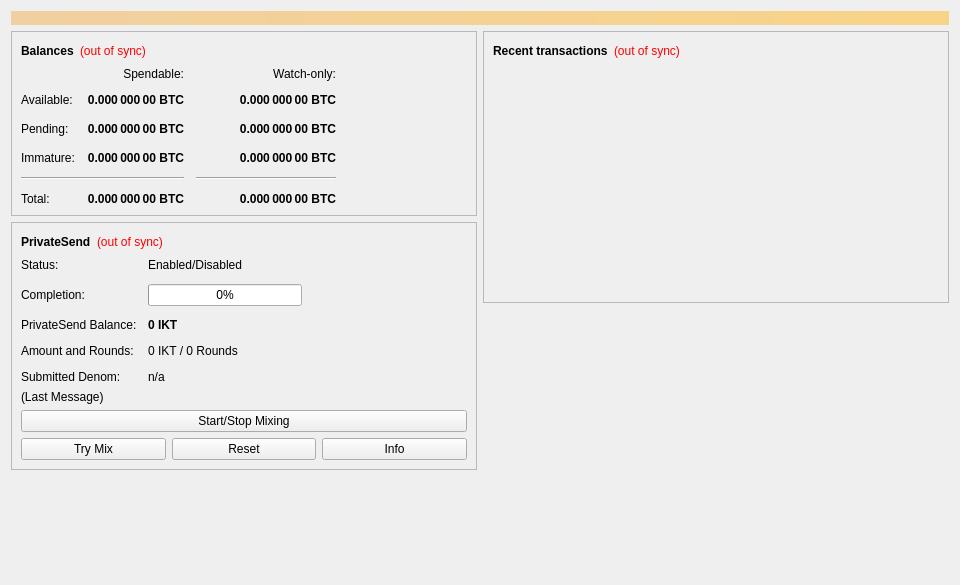
<?xml version="1.0" encoding="UTF-8"?>
<ui version="4.0">
 <class>OverviewPage</class>
 <widget class="QWidget" name="OverviewPage">
  <property name="geometry">
   <rect>
    <x>0</x>
    <y>0</y>
    <width>960</width>
    <height>585</height>
   </rect>
  </property>
  <property name="minimumSize">
   <size>
    <width>960</width>
    <height>0</height>
   </size>
  </property>
  <property name="windowTitle">
   <string>Form</string>
  </property>
  <layout class="QVBoxLayout" name="topLayout">
   <item>
    <widget class="QLabel" name="labelAlerts">
     <property name="visible">
      <bool>false</bool>
     </property>
     <property name="styleSheet">
      <string notr="true">background-color: qlineargradient(x1: 0, y1: 0, x2: 1, y2: 0, stop:0 #F0D0A0, stop:1 #F8D488); color:#000000;</string>
     </property>
     <property name="wordWrap">
      <bool>true</bool>
     </property>
     <property name="margin">
      <number>3</number>
     </property>
    </widget>
   </item>
   <item>
    <layout class="QHBoxLayout" name="horizontalLayout" stretch="1,1">
     <item>
      <layout class="QVBoxLayout" name="verticalLayout_2">
       <item>
        <widget class="QFrame" name="frame">
         <property name="frameShape">
          <enum>QFrame::StyledPanel</enum>
         </property>
         <property name="frameShadow">
          <enum>QFrame::Raised</enum>
         </property>
         <layout class="QVBoxLayout" name="verticalLayout_4">
          <item>
           <layout class="QHBoxLayout" name="horizontalLayout_4">
            <item>
             <widget class="QLabel" name="label_5">
              <property name="font">
               <font>
                <weight>75</weight>
                <bold>true</bold>
               </font>
              </property>
              <property name="text">
               <string>Balances</string>
              </property>
             </widget>
            </item>
            <item>
             <widget class="QLabel" name="labelWalletStatus">
              <property name="toolTip">
               <string>The displayed information may be out of date. Your wallet automatically synchronizes with the Innoket network after a connection is established, but this process has not completed yet.</string>
              </property>
              <property name="styleSheet">
               <string notr="true">QLabel { color: red; }</string>
              </property>
              <property name="text">
               <string notr="true">(out of sync)</string>
              </property>
              <property name="alignment">
               <set>Qt::AlignLeading|Qt::AlignLeft|Qt::AlignVCenter</set>
              </property>
             </widget>
            </item>
            <item>
             <spacer name="horizontalSpacer_3">
              <property name="orientation">
               <enum>Qt::Horizontal</enum>
              </property>
              <property name="sizeHint" stdset="0">
               <size>
                <width>40</width>
                <height>20</height>
               </size>
              </property>
             </spacer>
            </item>
           </layout>
          </item>
          <item>
           <layout class="QGridLayout" name="gridLayout">
            <property name="spacing">
             <number>12</number>
            </property>
            <item row="2" column="2">
             <widget class="QLabel" name="labelWatchPending">
              <property name="font">
               <font>
                <weight>75</weight>
                <bold>true</bold>
               </font>
              </property>
              <property name="cursor">
               <cursorShape>IBeamCursor</cursorShape>
              </property>
              <property name="toolTip">
               <string>Unconfirmed transactions to watch-only addresses</string>
              </property>
              <property name="text">
               <string notr="true">0.000 000 00 BTC</string>
              </property>
              <property name="alignment">
               <set>Qt::AlignRight|Qt::AlignTrailing|Qt::AlignVCenter</set>
              </property>
              <property name="textInteractionFlags">
               <set>Qt::LinksAccessibleByMouse|Qt::TextSelectableByKeyboard|Qt::TextSelectableByMouse</set>
              </property>
             </widget>
            </item>
            <item row="2" column="1">
             <widget class="QLabel" name="labelUnconfirmed">
              <property name="font">
               <font>
                <weight>75</weight>
                <bold>true</bold>
               </font>
              </property>
              <property name="cursor">
               <cursorShape>IBeamCursor</cursorShape>
              </property>
              <property name="toolTip">
               <string>Total of transactions that have yet to be confirmed, and do not yet count toward the spendable balance</string>
              </property>
              <property name="text">
               <string notr="true">0.000 000 00 BTC</string>
              </property>
              <property name="alignment">
               <set>Qt::AlignRight|Qt::AlignTrailing|Qt::AlignVCenter</set>
              </property>
              <property name="textInteractionFlags">
               <set>Qt::LinksAccessibleByMouse|Qt::TextSelectableByKeyboard|Qt::TextSelectableByMouse</set>
              </property>
             </widget>
            </item>
            <item row="3" column="2">
             <widget class="QLabel" name="labelWatchImmature">
              <property name="font">
               <font>
                <weight>75</weight>
                <bold>true</bold>
               </font>
              </property>
              <property name="cursor">
               <cursorShape>IBeamCursor</cursorShape>
              </property>
              <property name="toolTip">
               <string>Mined balance in watch-only addresses that has not yet matured</string>
              </property>
              <property name="text">
               <string notr="true">0.000 000 00 BTC</string>
              </property>
              <property name="alignment">
               <set>Qt::AlignRight|Qt::AlignTrailing|Qt::AlignVCenter</set>
              </property>
              <property name="textInteractionFlags">
               <set>Qt::LinksAccessibleByMouse|Qt::TextSelectableByKeyboard|Qt::TextSelectableByMouse</set>
              </property>
             </widget>
            </item>
            <item row="4" column="0" colspan="2">
             <widget class="Line" name="lineSpendableBalance">
              <property name="orientation">
               <enum>Qt::Horizontal</enum>
              </property>
             </widget>
            </item>
            <item row="4" column="2">
             <widget class="Line" name="lineWatchBalance">
              <property name="sizePolicy">
               <sizepolicy hsizetype="Preferred" vsizetype="Fixed">
                <horstretch>0</horstretch>
                <verstretch>0</verstretch>
               </sizepolicy>
              </property>
              <property name="minimumSize">
               <size>
                <width>140</width>
                <height>0</height>
               </size>
              </property>
              <property name="orientation">
               <enum>Qt::Horizontal</enum>
              </property>
             </widget>
            </item>
            <item row="5" column="0">
             <widget class="QLabel" name="labelTotalText">
              <property name="text">
               <string>Total:</string>
              </property>
             </widget>
            </item>
            <item row="3" column="1">
             <widget class="QLabel" name="labelImmature">
              <property name="font">
               <font>
                <weight>75</weight>
                <bold>true</bold>
               </font>
              </property>
              <property name="cursor">
               <cursorShape>IBeamCursor</cursorShape>
              </property>
              <property name="toolTip">
               <string>Mined balance that has not yet matured</string>
              </property>
              <property name="text">
               <string notr="true">0.000 000 00 BTC</string>
              </property>
              <property name="alignment">
               <set>Qt::AlignRight|Qt::AlignTrailing|Qt::AlignVCenter</set>
              </property>
              <property name="textInteractionFlags">
               <set>Qt::LinksAccessibleByMouse|Qt::TextSelectableByKeyboard|Qt::TextSelectableByMouse</set>
              </property>
             </widget>
            </item>
            <item row="2" column="3">
             <spacer name="horizontalSpacer_2">
              <property name="orientation">
               <enum>Qt::Horizontal</enum>
              </property>
              <property name="sizeHint" stdset="0">
               <size>
                <width>40</width>
                <height>20</height>
               </size>
              </property>
             </spacer>
            </item>
            <item row="3" column="0">
             <widget class="QLabel" name="labelImmatureText">
              <property name="text">
               <string>Immature:</string>
              </property>
             </widget>
            </item>
            <item row="5" column="1">
             <widget class="QLabel" name="labelTotal">
              <property name="font">
               <font>
                <weight>75</weight>
                <bold>true</bold>
               </font>
              </property>
              <property name="cursor">
               <cursorShape>IBeamCursor</cursorShape>
              </property>
              <property name="toolTip">
               <string>Your current total balance</string>
              </property>
              <property name="text">
               <string notr="true">0.000 000 00 BTC</string>
              </property>
              <property name="alignment">
               <set>Qt::AlignRight|Qt::AlignTrailing|Qt::AlignVCenter</set>
              </property>
              <property name="textInteractionFlags">
               <set>Qt::LinksAccessibleByMouse|Qt::TextSelectableByKeyboard|Qt::TextSelectableByMouse</set>
              </property>
             </widget>
            </item>
            <item row="5" column="2">
             <widget class="QLabel" name="labelWatchTotal">
              <property name="font">
               <font>
                <weight>75</weight>
                <bold>true</bold>
               </font>
              </property>
              <property name="cursor">
               <cursorShape>IBeamCursor</cursorShape>
              </property>
              <property name="toolTip">
               <string>Current total balance in watch-only addresses</string>
              </property>
              <property name="text">
               <string notr="true">0.000 000 00 BTC</string>
              </property>
              <property name="alignment">
               <set>Qt::AlignRight|Qt::AlignTrailing|Qt::AlignVCenter</set>
              </property>
              <property name="textInteractionFlags">
               <set>Qt::LinksAccessibleByMouse|Qt::TextSelectableByKeyboard|Qt::TextSelectableByMouse</set>
              </property>
             </widget>
            </item>
            <item row="0" column="2">
             <widget class="QLabel" name="labelWatchonly">
              <property name="text">
               <string>Watch-only:</string>
              </property>
              <property name="alignment">
               <set>Qt::AlignRight|Qt::AlignTrailing|Qt::AlignVCenter</set>
              </property>
             </widget>
            </item>
            <item row="1" column="0">
             <widget class="QLabel" name="labelBalanceText">
              <property name="text">
               <string>Available:</string>
              </property>
             </widget>
            </item>
            <item row="1" column="1">
             <widget class="QLabel" name="labelBalance">
              <property name="font">
               <font>
                <weight>75</weight>
                <bold>true</bold>
               </font>
              </property>
              <property name="cursor">
               <cursorShape>IBeamCursor</cursorShape>
              </property>
              <property name="toolTip">
               <string>Your current spendable balance</string>
              </property>
              <property name="text">
               <string notr="true">0.000 000 00 BTC</string>
              </property>
              <property name="alignment">
               <set>Qt::AlignRight|Qt::AlignTrailing|Qt::AlignVCenter</set>
              </property>
              <property name="textInteractionFlags">
               <set>Qt::LinksAccessibleByMouse|Qt::TextSelectableByKeyboard|Qt::TextSelectableByMouse</set>
              </property>
             </widget>
            </item>
            <item row="1" column="2">
             <widget class="QLabel" name="labelWatchAvailable">
              <property name="font">
               <font>
                <weight>75</weight>
                <bold>true</bold>
               </font>
              </property>
              <property name="cursor">
               <cursorShape>IBeamCursor</cursorShape>
              </property>
              <property name="toolTip">
               <string>Your current balance in watch-only addresses</string>
              </property>
              <property name="text">
               <string notr="true">0.000 000 00 BTC</string>
              </property>
              <property name="alignment">
               <set>Qt::AlignRight|Qt::AlignTrailing|Qt::AlignVCenter</set>
              </property>
              <property name="textInteractionFlags">
               <set>Qt::LinksAccessibleByMouse|Qt::TextSelectableByKeyboard|Qt::TextSelectableByMouse</set>
              </property>
             </widget>
            </item>
            <item row="2" column="0">
             <widget class="QLabel" name="labelPendingText">
              <property name="text">
               <string>Pending:</string>
              </property>
             </widget>
            </item>
            <item row="0" column="1">
             <widget class="QLabel" name="labelSpendable">
              <property name="text">
               <string>Spendable:</string>
              </property>
              <property name="alignment">
               <set>Qt::AlignRight|Qt::AlignTrailing|Qt::AlignVCenter</set>
              </property>
             </widget>
            </item>
           </layout>
          </item>
         </layout>
        </widget>
       </item>
       <item>
        <widget class="QFrame" name="framePrivateSend">
         <property name="layoutDirection">
          <enum>Qt::LeftToRight</enum>
         </property>
         <property name="frameShape">
          <enum>QFrame::StyledPanel</enum>
         </property>
         <property name="frameShadow">
          <enum>QFrame::Raised</enum>
         </property>
         <layout class="QVBoxLayout" name="VerticalLayout_PS1">
          <item>
           <layout class="QHBoxLayout" name="horizontalLayout_5">
            <item>
             <widget class="QLabel" name="labelPrivateSendHeader">
              <property name="font">
               <font>
                <weight>75</weight>
                <bold>true</bold>
               </font>
              </property>
              <property name="text">
               <string>PrivateSend</string>
              </property>
             </widget>
            </item>
            <item>
             <widget class="QLabel" name="labelPrivateSendSyncStatus">
              <property name="toolTip">
               <string>The displayed information may be out of date. Your wallet automatically synchronizes with the Innoket network after a connection is established, but this process has not completed yet.</string>
              </property>
              <property name="styleSheet">
               <string notr="true">QLabel { color: red; }</string>
              </property>
              <property name="text">
               <string notr="true">(out of sync)</string>
              </property>
              <property name="alignment">
               <set>Qt::AlignLeading|Qt::AlignLeft|Qt::AlignVCenter</set>
              </property>
             </widget>
            </item>
            <item>
             <spacer name="horizontalSpacer_4">
              <property name="orientation">
               <enum>Qt::Horizontal</enum>
              </property>
              <property name="sizeHint" stdset="0">
               <size>
                <width>40</width>
                <height>20</height>
               </size>
              </property>
             </spacer>
            </item>
           </layout>
          </item>
          <item>
           <layout class="QFormLayout" name="privateSendFormLayout">
            <property name="fieldGrowthPolicy">
             <enum>QFormLayout::AllNonFixedFieldsGrow</enum>
            </property>
            <property name="horizontalSpacing">
             <number>11</number>
            </property>
            <property name="verticalSpacing">
             <number>12</number>
            </property>
            <item row="0" column="0">
             <widget class="QLabel" name="labelPrivateSendEnabledText">
              <property name="text">
               <string>Status:</string>
              </property>
             </widget>
            </item>
            <item row="0" column="1">
             <widget class="QLabel" name="labelPrivateSendEnabled">
              <property name="text">
               <string>Enabled/Disabled</string>
              </property>
             </widget>
            </item>
            <item row="1" column="0">
             <widget class="QLabel" name="labelCompletitionText">
              <property name="text">
               <string>Completion:</string>
              </property>
             </widget>
            </item>
            <item row="1" column="1">
             <widget class="QProgressBar" name="privateSendProgress">
              <property name="maximumSize">
               <size>
                <width>154</width>
                <height>16777215</height>
               </size>
              </property>
              <property name="value">
               <number>0</number>
              </property>
             </widget>
            </item>
            <item row="2" column="0">
             <widget class="QLabel" name="labelAnonymizedText">
              <property name="text">
               <string>PrivateSend Balance:</string>
              </property>
             </widget>
            </item>
            <item row="2" column="1">
             <widget class="QLabel" name="labelAnonymized">
              <property name="font">
               <font>
                <weight>75</weight>
                <bold>true</bold>
               </font>
              </property>
              <property name="text">
               <string notr="true">0 IKT</string>
              </property>
             </widget>
            </item>
            <item row="3" column="0">
             <widget class="QLabel" name="labelAmountAndRoundsText">
              <property name="text">
               <string>Amount and Rounds:</string>
              </property>
             </widget>
            </item>
            <item row="3" column="1">
             <widget class="QLabel" name="labelAmountRounds">
              <property name="text">
               <string>0 IKT / 0 Rounds</string>
              </property>
             </widget>
            </item>
            <item row="4" column="0">
             <widget class="QLabel" name="labelSubmittedDenomText">
              <property name="text">
               <string>Submitted Denom:</string>
              </property>
             </widget>
            </item>
            <item row="4" column="1">
             <widget class="QLabel" name="labelSubmittedDenom">
              <property name="toolTip">
               <string>The denominations you submitted to the Masternode.&lt;br&gt;To mix, other users must submit the exact same denominations.</string>
              </property>
              <property name="text">
               <string>n/a</string>
              </property>
             </widget>
            </item>
           </layout>
          </item>
          <item>
           <layout class="QVBoxLayout" name="VerticalLayout_PS">
            <item>
             <widget class="QLabel" name="labelPrivateSendLastMessage">
              <property name="text">
               <string>(Last Message)</string>
              </property>
              <property name="alignment">
               <set>Qt::AlignLeading|Qt::AlignLeft|Qt::AlignTop</set>
              </property>
              <property name="wordWrap">
               <bool>true</bool>
              </property>
             </widget>
            </item>
            <item>
             <widget class="QPushButton" name="togglePrivateSend">
              <property name="sizePolicy">
               <sizepolicy hsizetype="MinimumExpanding" vsizetype="Fixed">
                <horstretch>0</horstretch>
                <verstretch>0</verstretch>
               </sizepolicy>
              </property>
              <property name="text">
               <string>Start/Stop Mixing</string>
              </property>
             </widget>
            </item>
            <item>
             <layout class="QHBoxLayout" name="horizontalLayout_debugbuttons">
              <item>
               <widget class="QPushButton" name="privateSendAuto">
                <property name="sizePolicy">
                 <sizepolicy hsizetype="MinimumExpanding" vsizetype="Fixed">
                  <horstretch>0</horstretch>
                  <verstretch>0</verstretch>
                 </sizepolicy>
                </property>
                <property name="toolTip">
                 <string>Try to manually submit a PrivateSend request.</string>
                </property>
                <property name="text">
                 <string>Try Mix</string>
                </property>
               </widget>
              </item>
              <item>
               <widget class="QPushButton" name="privateSendReset">
                <property name="sizePolicy">
                 <sizepolicy hsizetype="MinimumExpanding" vsizetype="Fixed">
                  <horstretch>0</horstretch>
                  <verstretch>0</verstretch>
                 </sizepolicy>
                </property>
                <property name="toolTip">
                 <string>Reset the current status of PrivateSend (can interrupt PrivateSend if it's in the process of Mixing, which can cost you money!)</string>
                </property>
                <property name="autoFillBackground">
                 <bool>false</bool>
                </property>
                <property name="text">
                 <string>Reset</string>
                </property>
               </widget>
              </item>
              <item>
               <widget class="QPushButton" name="privateSendInfo">
                <property name="sizePolicy">
                 <sizepolicy hsizetype="MinimumExpanding" vsizetype="Fixed">
                  <horstretch>0</horstretch>
                  <verstretch>0</verstretch>
                 </sizepolicy>
                </property>
                <property name="toolTip">
                 <string>Information about PrivateSend and Mixing</string>
                </property>
                <property name="text">
                 <string>Info</string>
                </property>
               </widget>
              </item>
             </layout>
            </item>
           </layout>
          </item>
         </layout>
        </widget>
       </item>
       <item>
        <spacer name="verticalSpacer">
         <property name="orientation">
          <enum>Qt::Vertical</enum>
         </property>
         <property name="sizeHint" stdset="0">
          <size>
           <width>20</width>
           <height>40</height>
          </size>
         </property>
        </spacer>
       </item>
      </layout>
     </item>
     <item>
      <layout class="QVBoxLayout" name="verticalLayout_3">
       <item>
        <widget class="QFrame" name="frame_2">
         <property name="frameShape">
          <enum>QFrame::StyledPanel</enum>
         </property>
         <property name="frameShadow">
          <enum>QFrame::Raised</enum>
         </property>
         <layout class="QVBoxLayout" name="verticalLayout">
          <item>
           <layout class="QHBoxLayout" name="horizontalLayout_2">
            <item>
             <widget class="QLabel" name="label_4">
              <property name="font">
               <font>
                <weight>75</weight>
                <bold>true</bold>
               </font>
              </property>
              <property name="text">
               <string>Recent transactions</string>
              </property>
             </widget>
            </item>
            <item>
             <widget class="QLabel" name="labelTransactionsStatus">
              <property name="toolTip">
               <string>The displayed information may be out of date. Your wallet automatically synchronizes with the Innoket network after a connection is established, but this process has not completed yet.</string>
              </property>
              <property name="styleSheet">
               <string notr="true">QLabel { color: red; }</string>
              </property>
              <property name="text">
               <string notr="true">(out of sync)</string>
              </property>
              <property name="alignment">
               <set>Qt::AlignLeading|Qt::AlignLeft|Qt::AlignVCenter</set>
              </property>
             </widget>
            </item>
            <item>
             <spacer name="horizontalSpacer">
              <property name="orientation">
               <enum>Qt::Horizontal</enum>
              </property>
              <property name="sizeHint" stdset="0">
               <size>
                <width>40</width>
                <height>20</height>
               </size>
              </property>
             </spacer>
            </item>
           </layout>
          </item>
          <item>
           <widget class="QListView" name="listTransactions">
            <property name="styleSheet">
             <string notr="true">QListView { background: transparent; }</string>
            </property>
            <property name="frameShape">
             <enum>QFrame::NoFrame</enum>
            </property>
            <property name="verticalScrollBarPolicy">
             <enum>Qt::ScrollBarAlwaysOff</enum>
            </property>
            <property name="horizontalScrollBarPolicy">
             <enum>Qt::ScrollBarAlwaysOff</enum>
            </property>
            <property name="selectionMode">
             <enum>QAbstractItemView::NoSelection</enum>
            </property>
           </widget>
          </item>
         </layout>
        </widget>
       </item>
       <item>
        <spacer name="verticalSpacer_2">
         <property name="orientation">
          <enum>Qt::Vertical</enum>
         </property>
         <property name="sizeHint" stdset="0">
          <size>
           <width>20</width>
           <height>40</height>
          </size>
         </property>
        </spacer>
       </item>
      </layout>
     </item>
    </layout>
   </item>
  </layout>
 </widget>
 <resources/>
 <connections/>
</ui>
